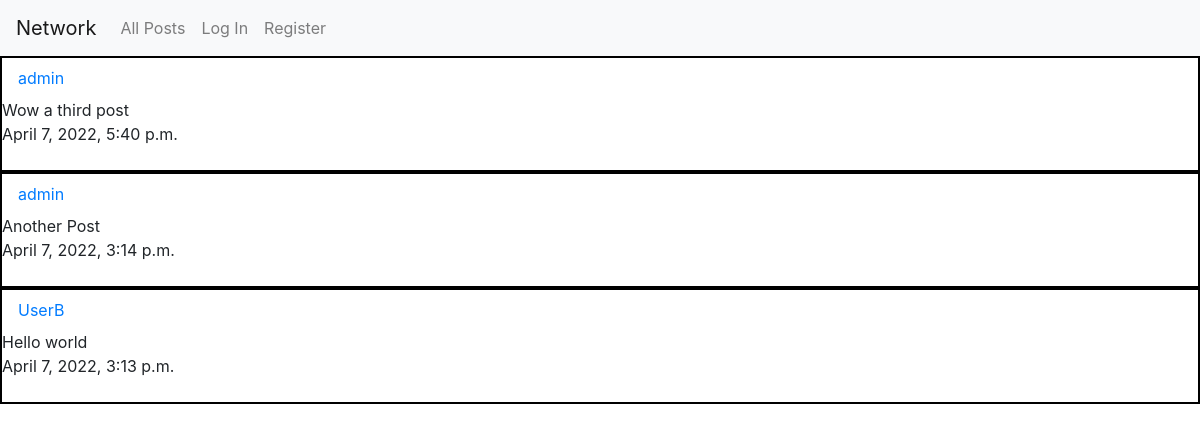
The page /all_posts on the database as committed earlier.
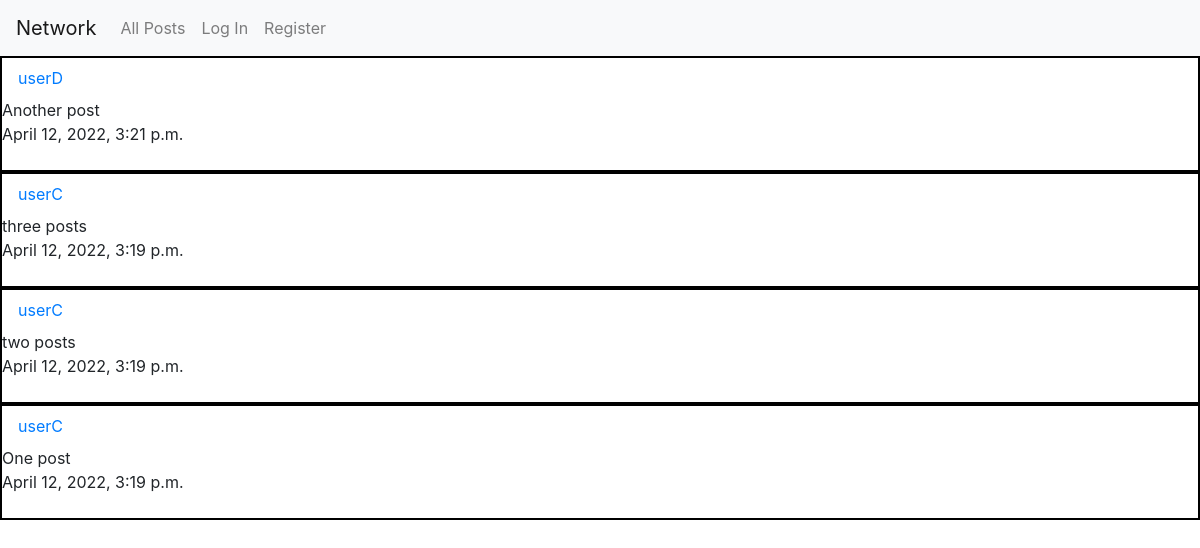
The same page on the database as committed later.
### network/models.py (models this page shows, shortened)
class Post(models.Model):
    user = models.ForeignKey("User", on_delete=models.CASCADE)
    body = models.TextField(blank=True)
    date = models.DateTimeField(auto_now_add=True)

class User(AbstractUser):
    pass

### network/views.py (the view)
# urls.py: path("all_posts", views.all_posts, name="all-posts"),
def all_posts(request):
    all_posts = Post.objects.all().order_by("-date")
    return render(request, "network/all_posts.html", {"all_posts": all_posts, "current_user": request.user} )

### network/templates/network/all_posts.html
{% extends "network/layout.html" %}
{% block body %}
    {% for post in all_posts%}
    <div style ="border: solid black 2px;">
    <div><a class="nav-link" href="{% url 'profile' post.user %}">{{post.user}}</a></div>
    <div>{{post.body}}</div>
    <div>{{post.date}}</div><br>
    </div>
    {% endfor %}
{% endblock %}

### network/templates/network/layout.html (shortened to what this page needs)
{% load static %}
<!DOCTYPE html>
<html lang="en">
    <head>
        <link rel="stylesheet" href="https://stackpath.bootstrapcdn.com/bootstrap/4.4.1/css/bootstrap.min.css">
        <link href="{% static 'network/styles.css' %}" rel="stylesheet">
    </head>
    <body>
        <nav class="navbar navbar-expand-lg navbar-light bg-light">
            <a class="navbar-brand" href="{% url 'index' %}">Network</a>
            <div>
              <ul class="navbar-nav mr-auto">
                <li class="nav-item">
                  <a class="nav-link" href="{% url 'all-posts' %}">All Posts</a>
                </li>
                {% if user.is_authenticated %}
                    <li class="nav-item">
                        <a class="nav-link" href="#">Following</a>
                    </li>
                    <li class="nav-item">
                        <a class="nav-link" href="{% url 'logout' %}">Log Out</a>
                    </li>
                {% else %}
                    <li class="nav-item">
                        <a class="nav-link" href="{% url 'login' %}">Log In</a>
                    </li>
                    <li class="nav-item">
                        <a class="nav-link" href="{% url 'register' %}">Register</a>
                    </li>
                {% endif %}
              </ul>
            </div>
          </nav>
        <div class="body">
            {% block body %}
            {% endblock %}
        </div>
    </body>
</html>

Rows that differ between the two databases and show on the page:
removed Post: user "UserB", body "Hello world", date "April 7, 2022, 3:13 p.m."
added Post: user "userD", body "Another post", date "April 12, 2022, 3:21 p.m."
changed Post: user "admin" → "userC"; body "Wow a third post" → "three posts"; date "April 7, 2022, 5:40 p.m." → "April 12, 2022, 3:19 p.m."
changed Post: user "admin" → "userC"; body "Another Post" → "two posts"; date "April 7, 2022, 3:14 p.m." → "April 12, 2022, 3:19 p.m."
added Post: user "userC", body "One post", date "April 12, 2022, 3:19 p.m."
